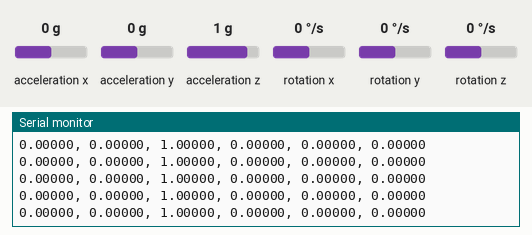
The sketch below on a simulated Arduino Uno, built with avr-gcc and run on an emulated ATmega328P. Parts: the last lines printed to the serial monitor. Wiring (inferred from the names in the program): MPU-6050 motion sensor at I2C address 0x68. The inputs (shaded band) are chosen by the test bench; at power-on: acceleration x 0 g, acceleration y 0 g, acceleration z 1 g, rotation z 0 °/s, rotation x 0 °/s, rotation y 0 °/s.

Above: at 1.3 s.
1.4 s: acceleration x set to -1.4 g
At 2.4 s:
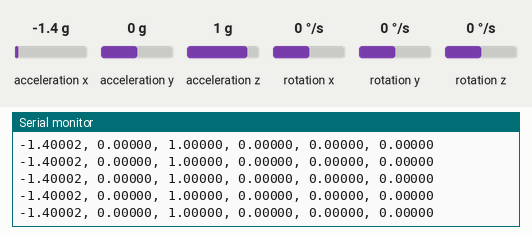
4.4 s: acceleration y set to -0.8 g
At 4.9 s:
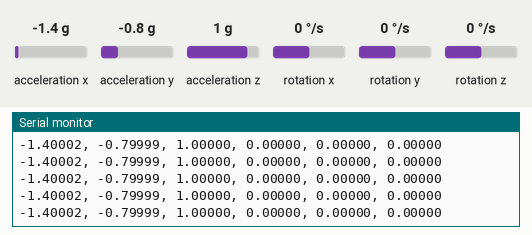
7.4 s: acceleration z set to 0.8 g
At 7.9 s:
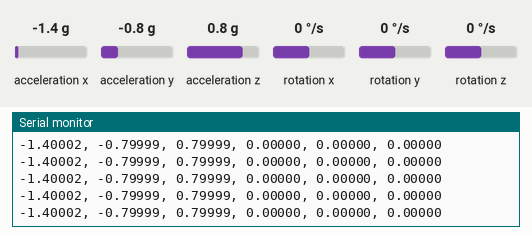
10.4 s: rotation z set to -100 °/s
At 11.1 s:
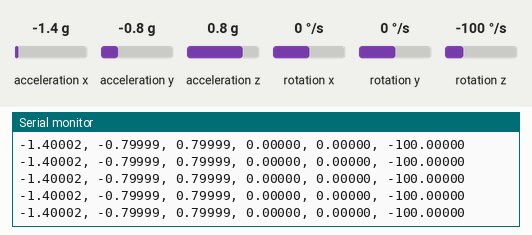
13.4 s: acceleration y set to -1.4 g
At 14.5 s:
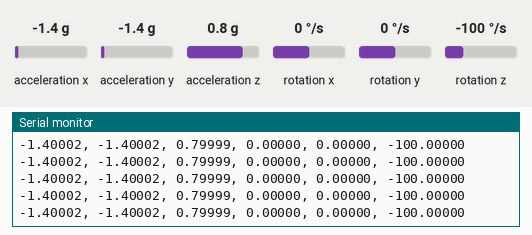
Timing chart, 0 to 16.4 s (numbered marks = the images above; inputs shaded):
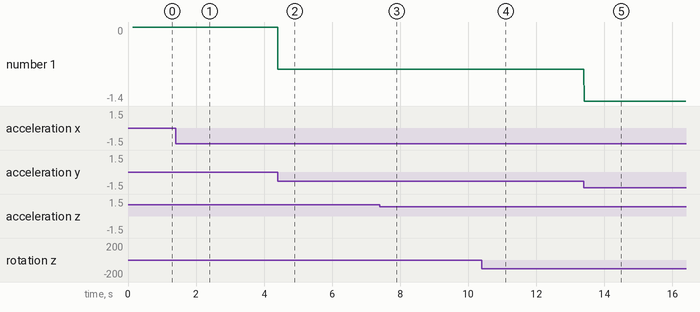

Measured:
- after the input at 1.4 s, the serial monitor: prints a new line at once (image 1)
- after the input at 4.4 s, the serial monitor: prints a new line at once (image 2)
- after the input at 7.4 s, the serial monitor: prints a new line at once (image 3)
- after the input at 10.4 s, the serial monitor: prints a new line at once (image 4)
- after the input at 13.4 s, the serial monitor: prints a new line at once (image 5)
- plotted number 1: 0 → -0.8 after the input at 4.4 s

The sketch:

short_6050.ino
```cpp
#include <Wire.h>

const int MPU_addr = 0x68;
long values[50];
String logdata, accdata, gyrdata;
double x[3], y[3], z[3], gx[3], gy[3], gz[3], ta[3];
int ID;

void setup() {
  Serial.begin(115200); // Initialize serial output via USB
  Wire.begin();
  Wire.setClock(400000);   // 將 I2C 時脈設為 400 kHz

  //wakes up the MPU-6050
  writeRegister(MPU_addr, 0x6B, 0x80);// reset
  delay(100);
  writeRegister(MPU_addr, 0x6B, 0x00);// set to zero (wakes up the MPU-6050)
  delay(30);
}

void loop() {
  imu6050_data();

  accdata = String(x[0], 5) + ", " + String(y[0], 5) + ", " + String(z[0], 5);
  gyrdata = String(gx[0], 5) + ", " + String(gy[0], 5) + ", " + String(gz[0], 5);

  logdata = accdata + ", " + gyrdata;

  Serial.println(logdata);
  delay(7);
}

void imu6050_data() {
  ID = MPU_addr;

  readmultiRegister(0x3B, 14);

  x[0] = values[0] << 8 | values[1];
  y[0] = values[2] << 8 | values[3];
  z[0] = values[4] << 8 | values[5];
  ta[0] = values[6] << 8 | values[7];
  gx[0] = values[8] << 8 | values[9];
  gy[0] = values[10] << 8 | values[11];
  gz[0] = values[12] << 8 | values[13];

  if (x[0] >= 0x8000) {
    x[0] = x[0] -  0x10000;
  }
  if (y[0] >= 0x8000) {
    y[0] = y[0] -  0x10000;
  }
  if (z[0] >= 0x8000) {
    z[0] = z[0] -  0x10000;
  }
  if (gx[0] >= 0x8000)
    gx[0] = gx[0] -  0x10000;
  if (gy[0] >= 0x8000)
    gy[0] = gy[0] -  0x10000;
  if (gz[0] >= 0x8000)
    gz[0] = gz[0] -  0x10000;

  x[0] = x[0] / 0x4000;
  y[0] = y[0] / 0x4000;
  z[0] = z[0] / 0x4000;

  gx[0] = gx[0] / 131;
  gy[0] = gy[0] / 131;
  gz[0] = gz[0] / 131;

  ta[0] = (ta[0] / 340) - 160.87 + 3.63;
}
void writeRegister(int ID, int reg, int data)
{
  Wire.beginTransmission(ID);
  Wire.write(reg);
  Wire.write(data);
  Wire.endTransmission();
}

int readRegister(int reg)
{
  Wire.beginTransmission(ID);
  Wire.write(reg);
  Wire.endTransmission();
  Wire.requestFrom(ID, 1);
  if (Wire.available() <= 1)
  {
    return Wire.read();
  }
}

void readmultiRegister(int fst, int num)
{
  int k = 0;
  memset(values, 0, sizeof(values));
  Wire.beginTransmission(ID);
  Wire.write(fst);
  Wire.endTransmission();
  Wire.requestFrom(ID, num);
  while (Wire.available() && k < num)
  {
    values[k++] = Wire.read();
  }
}
```
